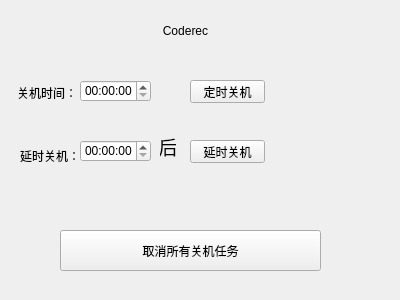
<?xml version="1.0" encoding="UTF-8"?>
<ui version="4.0">
 <class>MainWindow</class>
 <widget class="QMainWindow" name="MainWindow">
  <property name="geometry">
   <rect>
    <x>0</x>
    <y>0</y>
    <width>400</width>
    <height>300</height>
   </rect>
  </property>
  <property name="windowTitle">
   <string>MainWindow</string>
  </property>
  <widget class="QWidget" name="centralWidget">
   <widget class="QLabel" name="label">
    <property name="geometry">
     <rect>
      <x>17</x>
      <y>77</y>
      <width>71</width>
      <height>31</height>
     </rect>
    </property>
    <property name="text">
     <string>关机时间：</string>
    </property>
   </widget>
   <widget class="QPushButton" name="pushButton">
    <property name="geometry">
     <rect>
      <x>190</x>
      <y>80</y>
      <width>75</width>
      <height>23</height>
     </rect>
    </property>
    <property name="text">
     <string>定时关机</string>
    </property>
   </widget>
   <widget class="QLabel" name="label_3">
    <property name="geometry">
     <rect>
      <x>20</x>
      <y>140</y>
      <width>71</width>
      <height>31</height>
     </rect>
    </property>
    <property name="text">
     <string>延时关机：</string>
    </property>
   </widget>
   <widget class="QLabel" name="label_6">
    <property name="geometry">
     <rect>
      <x>160</x>
      <y>130</y>
      <width>16</width>
      <height>31</height>
     </rect>
    </property>
    <property name="font">
     <font>
      <pointsize>14</pointsize>
     </font>
    </property>
    <property name="text">
     <string>后</string>
    </property>
    <property name="alignment">
     <set>Qt::AlignBottom|Qt::AlignHCenter</set>
    </property>
    <property name="margin">
     <number>0</number>
    </property>
   </widget>
   <widget class="QPushButton" name="pushButton_2">
    <property name="geometry">
     <rect>
      <x>190</x>
      <y>140</y>
      <width>75</width>
      <height>23</height>
     </rect>
    </property>
    <property name="text">
     <string>延时关机</string>
    </property>
   </widget>
   <widget class="QPushButton" name="pushButton_3">
    <property name="geometry">
     <rect>
      <x>60</x>
      <y>230</y>
      <width>261</width>
      <height>41</height>
     </rect>
    </property>
    <property name="text">
     <string>取消所有关机任务</string>
    </property>
   </widget>
   <widget class="QLabel" name="label2">
    <property name="geometry">
     <rect>
      <x>80</x>
      <y>20</y>
      <width>211</width>
      <height>21</height>
     </rect>
    </property>
    <property name="lineWidth">
     <number>1</number>
    </property>
    <property name="text">
     <string>Coderec</string>
    </property>
    <property name="alignment">
     <set>Qt::AlignCenter</set>
    </property>
   </widget>
   <widget class="QTimeEdit" name="timeEdit">
    <property name="geometry">
     <rect>
      <x>80</x>
      <y>80</y>
      <width>71</width>
      <height>22</height>
     </rect>
    </property>
   </widget>
   <widget class="QTimeEdit" name="timeEdit_2">
    <property name="geometry">
     <rect>
      <x>80</x>
      <y>140</y>
      <width>71</width>
      <height>22</height>
     </rect>
    </property>
   </widget>
  </widget>
 </widget>
 <layoutdefault spacing="6" margin="11"/>
 <resources/>
 <connections/>
</ui>
